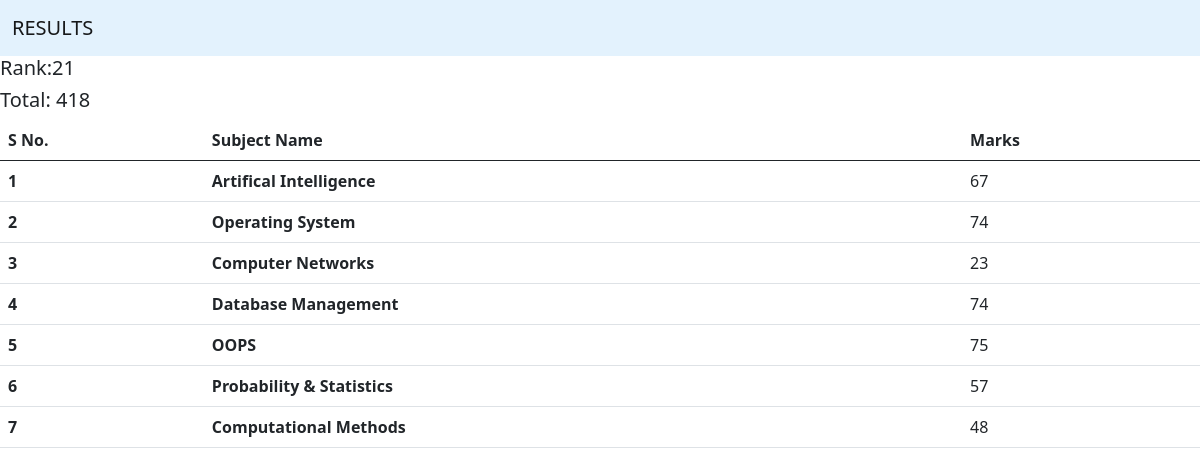
/see_marks/STU-0140/, run on the app's committed database.
### report/models.py (models this page shows, shortened)
class SubjectMarks(models.Model):
    student = models.ForeignKey(Student, related_name="studentmarks", on_delete=models.CASCADE)
    subject = models.ForeignKey(Subject, on_delete=models.CASCADE)
    marks = models.IntegerField()
    class Meta:
        unique_together = ['student', 'subject']

class Subject(models.Model):
    subject_name = models.CharField(max_length=100)

### report/views.py (the view)
# urls.py: path('see_marks/<student_id>/', see_marks , name="see_marks"),
def see_marks(request, student_id):
    queryset = SubjectMarks.objects.filter(student__student_id__student_id=student_id)
    total_marks = queryset.aggregate(total_marks = Sum('marks'))
    current_rank = 1
    ranks = Student.objects.annotate(marks = Sum('studentmarks__marks')).order_by('-marks','-student_age')
    i = 1
    for rank in ranks:
        if student_id == rank.student_id.student_id:
            current_rank = i
            break
        i=i+1
    return render (request,'report/see_marks.html',{'queryset':queryset ,'total_marks':total_marks, 'current_rank':current_rank})

### report/templates/report/see_marks.html
{% extends "base.html" %} {% block start%}
<h5>Rank:{{current_rank}}</h5>
<h5>Total: {{total_marks.total_marks}}</h5>
<table class="table table-stripped table-hover">
  <thead>
    <tr>
      <th scope="col">S No.</th>
      <th scope="col">Subject Name</th>
      <th scope="col">Marks</th>
    </tr>
  </thead>
  <tbody>
    {% for marks in queryset %}
    <tr>
      <th scope="row">{{forloop.counter}}</th>
      <td>
        <b>{{marks.subject.subject_name}}</b>
      </td>
      <td>{{marks.marks}}</td>
    </tr>
    {% endfor %}
  </tbody>
</table>
{% endblock %}

### data on the page
SubjectMarks: subject.subject_name "Artifical Intelligence", marks "67"
SubjectMarks: subject.subject_name "Operating System", marks "74"
SubjectMarks: subject.subject_name "Computer Networks", marks "23"
SubjectMarks: subject.subject_name "Database Management", marks "74"
SubjectMarks: subject.subject_name "OOPS", marks "75"
SubjectMarks: subject.subject_name "Probability & Statistics", marks "57"
SubjectMarks: subject.subject_name "Computational Methods", marks "48"

### other printed values
{{ current_rank }} "21"
{{ total_marks.total_marks }} "418"
